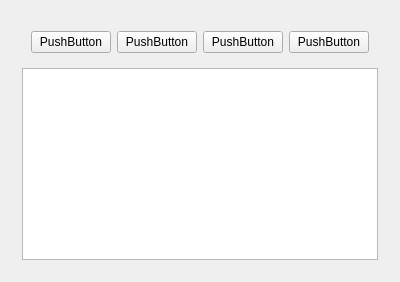
     <widget class="QWidget" name="tab">
      <attribute name="title">
       <string>N</string>
      </attribute>
      <layout class="QVBoxLayout" name="verticalLayout_3">
       <item>
        <layout class="QVBoxLayout" name="verticalLayout_2">
         <property name="leftMargin">
          <number>11</number>
         </property>
         <property name="topMargin">
          <number>11</number>
         </property>
         <property name="rightMargin">
          <number>11</number>
         </property>
         <property name="bottomMargin">
          <number>11</number>
         </property>
         <item>
          <widget class="MOverlay" name="Overlay" native="true">
           <property name="direction" stdset="0">
            <string>N</string>
           </property>
           <layout class="QHBoxLayout" name="horizontalLayout">
            <item>
             <widget class="MPushButton" name="pushButton_9">
              <property name="text">
               <string>PushButton</string>
              </property>
             </widget>
            </item>
            <item>
             <widget class="MPushButton" name="pushButton_8">
              <property name="text">
               <string>PushButton</string>
              </property>
             </widget>
            </item>
            <item>
             <widget class="MPushButton" name="pushButton_7">
              <property name="text">
               <string>PushButton</string>
              </property>
             </widget>
            </item>
            <item>
             <widget class="MPushButton" name="pushButton_6">
              <property name="text">
               <string>PushButton</string>
              </property>
             </widget>
            </item>
           </layout>
          </widget>
         </item>
         <item>
          <layout class="QVBoxLayout" name="verticalLayout_6">
           <item>
            <widget class="QListWidget" name="listWidget_2"/>
           </item>
          </layout>
         </item>
        </layout>
       </item>
      </layout>
     </widget>
